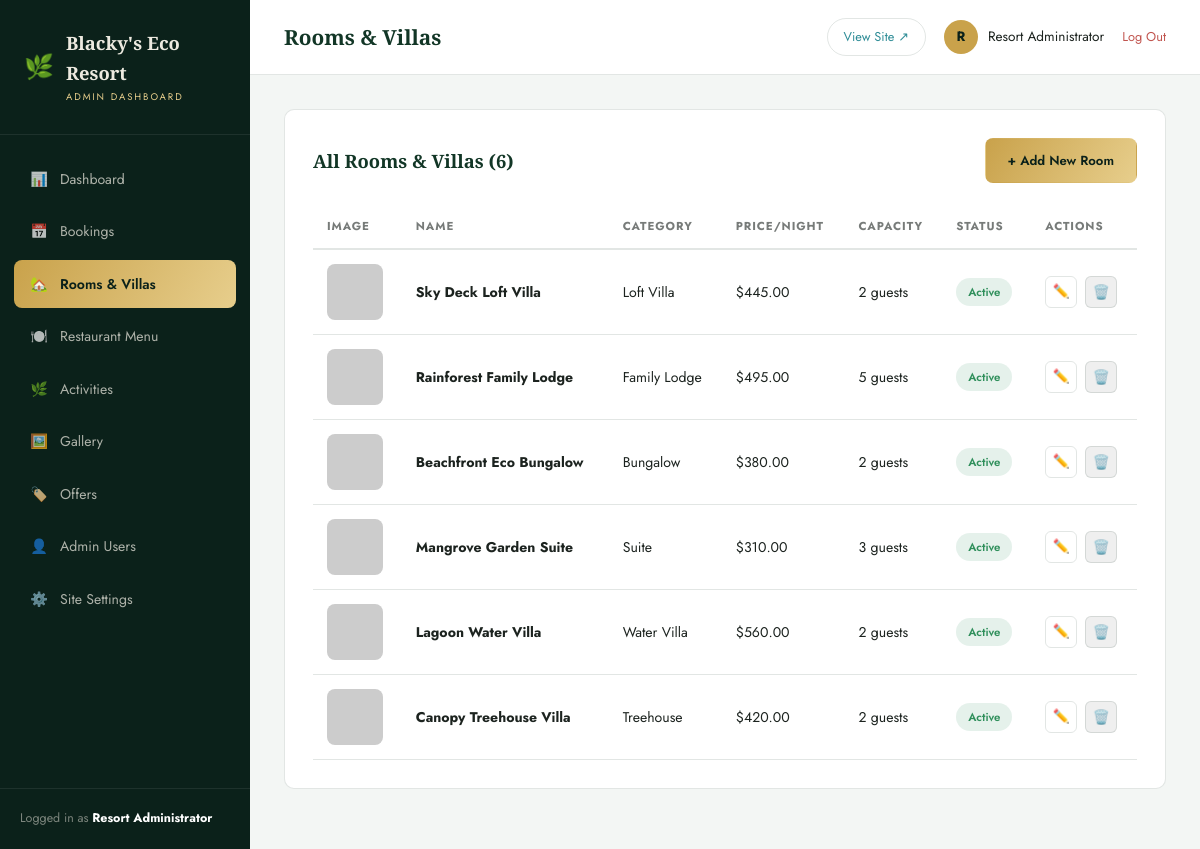
Page /admin/rooms.php (signed in) on the committed database.
### tables this page shows
CREATE TABLE settings (
  id INT PRIMARY KEY DEFAULT 1,
  site_name VARCHAR(150) NOT NULL DEFAULT "Blacky's Eco Resort",
  tagline VARCHAR(255) NOT NULL DEFAULT 'Barefoot Luxury. Untouched Nature.',
  phone VARCHAR(40) DEFAULT '+1 555 200 3000',
  whatsapp_number VARCHAR(40) DEFAULT '15552003000',
  email VARCHAR(150) DEFAULT 'stay@blackysecoresort.com',
  address VARCHAR(255) DEFAULT 'Isla Verde Coastal Reserve, Costa Esmeralda',
  logo VARCHAR(255) DEFAULT '',
  hero_video VARCHAR(255) DEFAULT '',
  facebook VARCHAR(255) DEFAULT '#',
  instagram VARCHAR(255) DEFAULT '#',
  twitter VARCHAR(255) DEFAULT '#',
  latitude DECIMAL(10,7) DEFAULT 9.9280900,
  longitude DECIMAL(10,7) DEFAULT -84.0907400,
  currency VARCHAR(5) NOT NULL DEFAULT '$',
  meta_description VARCHAR(300) DEFAULT "Blacky's Eco Resort — a barefoot-luxury rainforest and lagoon retreat with treehouse villas, overwater suites and farm-to-table dining.",
  meta_keywords VARCHAR(300) DEFAULT 'eco resort, luxury resort, treehouse villa, sustainable travel, rainforest resort',
  updated_at DATETIME NOT NULL DEFAULT CURRENT_TIMESTAMP ON UPDATE CURRENT_TIMESTAMP
);

CREATE TABLE rooms (
  id INT AUTO_INCREMENT PRIMARY KEY,
  name VARCHAR(150) NOT NULL,
  slug VARCHAR(160) NOT NULL UNIQUE,
  category VARCHAR(80) NOT NULL DEFAULT 'Villa',
  description TEXT,
  price_per_night DECIMAL(10,2) NOT NULL DEFAULT 0,
  capacity INT NOT NULL DEFAULT 2,
  size_sqm INT NOT NULL DEFAULT 40,
  bed_type VARCHAR(80) NOT NULL DEFAULT 'King Bed',
  amenities TEXT COMMENT 'comma separated list',
  image VARCHAR(255) NOT NULL,
  gallery_images TEXT COMMENT 'comma separated filenames',
  featured TINYINT(1) NOT NULL DEFAULT 0,
  status ENUM('active','inactive') NOT NULL DEFAULT 'active',
  created_at DATETIME NOT NULL DEFAULT CURRENT_TIMESTAMP,
  updated_at DATETIME NOT NULL DEFAULT CURRENT_TIMESTAMP ON UPDATE CURRENT_TIMESTAMP
);

### includes/functions.php (called while the page is built, shortened)
<?php
require_once __DIR__ . '/db.php';
function e(?string $value): string
{
    return htmlspecialchars((string)$value, ENT_QUOTES, 'UTF-8');
}
function get_settings(): array
{
    static $settings = null;
    if ($settings === null) {
        $pdo = get_pdo();
        $stmt = $pdo->query('SELECT * FROM settings WHERE id = 1 LIMIT 1');
        $settings = $stmt->fetch() ?: [];
    }
    return $settings;
}
function setting(string $key, $default = '')
{
    $settings = get_settings();
    return $settings[$key] ?? $default;
}
function format_price($amount): string
{
    return setting('currency', '$') . number_format((float)$amount, 2);
}
function resolve_image(?string $value, string $subfolder): string
{
    if (str_starts_with($value, 'http://') || str_starts_with($value, 'https://')) {
        return $value;
    }
    return UPLOAD_URL . '/' . $subfolder . '/' . $value;
}

### includes/auth.php (called while the page is built, shortened)
<?php
require_once __DIR__ . '/functions.php';
function admin_logged_in(): bool
{
    return !empty($_SESSION['admin_id']);
}
function current_admin(): ?array
{
    static $admin = null;
    if ($admin === null) {
        $stmt = get_pdo()->prepare('SELECT id, name, username, email, role FROM admins WHERE id = :id');
        $stmt->execute(['id' => $_SESSION['admin_id']]);
        $admin = $stmt->fetch();
    }
    return $admin;
}

### includes/db.php (called while the page is built, shortened)
<?php
function get_pdo(): PDO
{
    static $pdo = null;
    if ($pdo === null) {
        $dsn = 'mysql:host=' . DB_HOST . ';dbname=' . DB_NAME . ';charset=' . DB_CHARSET;
        try {
            $pdo = new PDO($dsn, DB_USER, DB_PASS, [
                PDO::ATTR_ERRMODE            => PDO::ERRMODE_EXCEPTION,
                PDO::ATTR_DEFAULT_FETCH_MODE => PDO::FETCH_ASSOC,
                PDO::ATTR_EMULATE_PREPARES   => false,
            ]);
        } catch (PDOException $e) {
            if (APP_DEBUG) {
                die('Database connection failed: ' . htmlspecialchars($e->getMessage()));
            }
            die('We are unable to connect right now. Please try again shortly.');
        }
    }
    return $pdo;
}

### admin/rooms.php (the view, shortened to what this page needs)
<?php
$page_title = 'Rooms & Villas';
$active = 'rooms';
require_once __DIR__ . '/includes/admin_header.php';
$pdo = get_pdo();
$rooms = $pdo->query('SELECT * FROM rooms ORDER BY id DESC')->fetchAll();
?>
<div class="panel">
  <div class="panel-head">
    <h2>All Rooms &amp; Villas (<?= count($rooms) ?>)</h2>
    <a href="room_form.php" class="btn btn-gold">+ Add New Room</a>
  </div>
  <div class="table-wrap">
    <table class="admin-table">
      <thead><tr><th>Image</th><th>Name</th><th>Category</th><th>Price/Night</th><th>Capacity</th><th>Status</th><th>Actions</th></tr></thead>
      <tbody>
        <?php foreach ($rooms as $room): ?>
        <tr>
          <td><img class="table-thumb" src="<?= e(resolve_image($room['image'], 'rooms')) ?>" alt=""></td>
          <td><b><?= e($room['name']) ?></b></td>
          <td><?= e($room['category']) ?></td>
          <td><?= format_price($room['price_per_night']) ?></td>
          <td><?= (int)$room['capacity'] ?> guests</td>
          <td><span class="badge badge-<?= e($room['status']) ?>"><?= e($room['status']) ?></span></td>
          <td>
            <div class="row-actions">
              <a href="room_form.php?id=<?= (int)$room['id'] ?>" class="icon-btn" title="Edit">✏️</a>
              <form method="post" class="confirm-delete" style="display:inline;">
                <button type="submit" class="icon-btn danger" title="Delete">🗑️</button>
              </form>
            </div>
          </td>
        </tr>
        <?php endforeach; ?>
      </tbody>
    </table>
  </div>
</div>
<?php require_once __DIR__ . '/includes/admin_footer.php'; ?>

### admin/includes/admin_header.php (shortened to what this page needs)
<?php
require_once __DIR__ . '/../../includes/functions.php';
require_once __DIR__ . '/../../includes/auth.php';
$admin = current_admin();
$settings = get_settings();
$active = $active ?? '';
$page_title = ($page_title ?? 'Dashboard') . ' | Admin';
$navItems = [
    ['dashboard', 'dashboard.php', '📊', 'Dashboard'],
    ['bookings', 'bookings.php', '📅', 'Bookings'],
    ['rooms', 'rooms.php', '🏡', 'Rooms & Villas'],
    ['menu', 'menu.php', '🍽️', 'Restaurant Menu'],
    ['activities', 'activities.php', '🌿', 'Activities'],
    ['gallery', 'gallery.php', '🖼️', 'Gallery'],
    ['offers', 'offers.php', '🏷️', 'Offers'],
    ['users', 'users.php', '👤', 'Admin Users'],
    ['settings', 'settings.php', '⚙️', 'Site Settings'],
];
?>
<!DOCTYPE html>
<html lang="en">
<head>
<link rel="stylesheet" href="assets/css/admin.css">
</head>
<body>
<div class="app-shell">
  <aside class="sidebar" id="sidebar">
    <div class="sidebar-brand">
      <span class="leaf">🌿</span>
      <div><b><?= e($settings['site_name'] ?? "Blacky's Eco Resort") ?></b><small>Admin Dashboard</small></div>
    </div>
    <nav class="sidebar-nav">
      <?php foreach ($navItems as [$key, $href, $icon, $label]): ?>
        <a href="<?= $href ?>" class="<?= $active === $key ? 'active' : '' ?>"><span class="nav-icon"><?= $icon ?></span> <?= e($label) ?></a>
      <?php endforeach; ?>
    </nav>
    <div class="sidebar-foot">Logged in as <b style="color:#fff;"><?= e($admin['name'] ?? '') ?></b></div>
  </aside>
  <div class="main">
    <header class="topbar">
      <div style="display:flex; align-items:center; gap:16px;">
        <h1><?= e(strtok($page_title, '|')) ?></h1>
      </div>
      <div class="topbar-right">
        <a href="../index.php" target="_blank" class="view-site-link">View Site ↗</a>
        <div class="admin-chip">
          <div class="avatar"><?= e(strtoupper(substr($admin['name'] ?? 'A', 0, 1))) ?></div>
          <span><?= e($admin['name'] ?? '') ?></span>
        </div>
        <a href="logout.php" class="logout-link">Log Out</a>
      </div>
    </header>
    <div class="content">

### rows in the picture
settings: site_name "Blacky's Eco Resort"
rooms: name "Sky Deck Loft Villa", category "Loft Villa", price_per_night.currency "$445.00", capacity "2", status "Active"
rooms: name "Rainforest Family Lodge", category "Family Lodge", price_per_night.currency "$495.00", capacity "5", status "Active"
rooms: name "Beachfront Eco Bungalow", category "Bungalow", price_per_night.currency "$380.00", capacity "2", status "Active"
rooms: name "Mangrove Garden Suite", category "Suite", price_per_night.currency "$310.00", capacity "3", status "Active"
rooms: name "Lagoon Water Villa", category "Water Villa", price_per_night.currency "$560.00", capacity "2", status "Active"
rooms: name "Canopy Treehouse Villa", category "Treehouse", price_per_night.currency "$420.00", capacity "2", status "Active"

### other values in the picture
$icon "📊"
$label "Dashboard"
$icon "📅"
$label "Bookings"
$icon "🏡"
$label "Rooms & Villas"
$icon "🍽️"
$label "Restaurant Menu"
$icon "🌿"
$label "Activities"
$icon "🖼️"
$label "Gallery"
$icon "🏷️"
$label "Offers"
$icon "👤"
